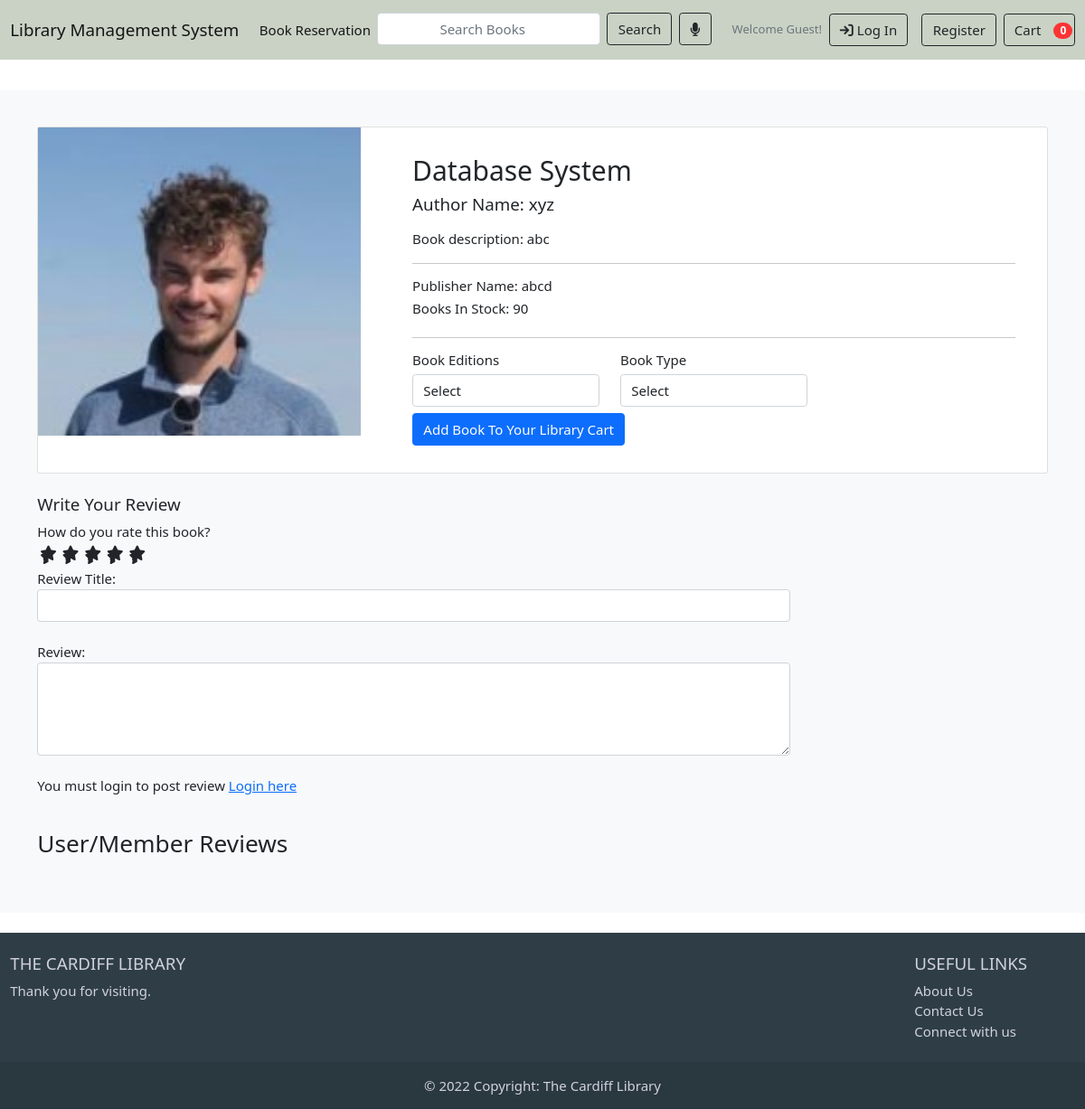
The app's page /bookstore/genre/text-book/da/ with its own data.
### bookstore/models.py (models this page shows, shortened)
class Book(models.Model):
    book_title      = models.CharField(max_length=200, unique=True)
    slug            = models.SlugField(max_length=200, unique=True)
    description     = models.TextField(max_length=500, blank=True)
    author_name     = models.CharField(max_length=200, blank=True)
    publisher_name  = models.CharField(max_length=200, blank=True)
    price           = models.IntegerField(default=1,blank=True)
    Images          = models.ImageField(upload_to='photos/books')
    stock           = models.IntegerField()
    is_available    = models.BooleanField(default=True)
    genre           = models.ForeignKey(Genre, on_delete=models.CASCADE)
    created_date    = models.DateTimeField(auto_now_add=True)
    modified_date   = models.DateTimeField(auto_now=True)

### bookstore/views.py (the view)
# urls.py: path('genre/<slug:genre_slug>/<slug:book_slug>/',views.book_detail,name='book_detail'),
def book_detail(request, genre_slug, book_slug):
    try:
        single_book = Book.objects.get(genre__slug=genre_slug, slug=book_slug)
        in_cart = CartItem.objects.filter(cart__cart_id=_cart_id(request), book=single_book).exists()
    except Exception as e:
        raise e
    context={
        'single_book':single_book,
        'in_cart':in_cart,
    }
    return render(request,'bookstores/book_detail.html',context)

### bookstore/models.py (called while the page is built)
    def editions(self):
        return super(VariationManager,self).filter(variation_category='edition', is_active=True)

    def types(self):
        return super(VariationManager,self).filter(variation_category='type', is_active=True)

### carts/context_processors.py (called while the page is built)
def counter(request):
    cart_count = 0
    if 'admin' in request.path:
        return{}
    else:
        try:
            cart = Cart.objects.filter(cart_id=_cart_id(request))
            if request.user.is_authenticated:
                cart_items=CartItem.objects.all().filter(user=request.user)
            else:
                cart_items = CartItem.objects.all().filter(cart = cart[:1])
            for cart_item in cart_items:
                cart_count +=cart_item.quantity
        except Cart.DoesNotExist:
            cart_count = 0
    return dict(cart_count=cart_count)

### carts/views.py (called while the page is built)
def _cart_id(request):
    cart = request.session.session_key
    if not cart:
        cart = request.session.create()
    return cart

### genre/context_processors.py (called while the page is built)
def menu_links(request):
    links = Genre.objects.all()
    return dict(links=links)

### templates/bookstores/book_detail.html (shortened to what this page needs)
{%extends 'base.html'%}
{%load static%}
{%block content%}
<html>
<head>
	<link href="{%static 'css/ui.css'%}" rel="stylesheet" type="text/css" />
	<link href="{%static 'css/custom.css'%}" rel="stylesheet" type="text/css" />
	<link
		href="{%static 'css/responsive.css'%}"
		rel="stylesheet"
		media="only screen and (max-width: 1200px)"
	/>
</head>
<body>
<section class="section-content padding-y bg" style="margin-top:100px">
<div class="container">
<div class="card">
	<div class="row no-gutters">
		<aside class="col-md-4">
<article class="gallery-wrap">
	<div >
	   <a href="#"><img src="{{single_book.Images.url}}" style="width:100%;height: 100%; object-fit: contain;" alg="Book Image"></a>
	</div>
</article>
		</aside>
		<main class="col-md-8 border-left">
<form action="{%url 'add_cart' single_book.id%}" method="POST" >
<article class="content-body">
<h2>{{single_book.book_title}}</h2>
<div class="mb-3">
	<var class="h5">Author Name: {{single_book.author_name}}</var>
</div>
<p>Book description: {{single_book.description}}</p>
<hr>
	<div class="row">
		<div>
			<h6>Publisher Name: {{single_book.publisher_name}}</h6>
	</div>
	<div class="row">
		<div>
			<h6>Books In Stock: {{single_book.stock}}</h6>
		</div>
	</div>
  <div>
<hr>
		<div class="row">
			<div class="col-md-4">
				<h6>Book Editions</h6>
				 <select name="edition" class="form-control" required>
					 <option value="" disabled selected>Select</option>
				 </select>
			</div>
				<div class="col-md-4">
					<h6>Book Type</h6>
					 <select name="type" class="form-control" required>
						 <option value="" disabled selected>Select</option>
					 </select>
				</div>
		</div>
    {% if single_book.stock <= 0 %}
    <h5 class="text text-danger">Book Not in Stock</h5>
		 {%else%}
		  <button type="submit" href="" class="btn  btn-primary mt-2">Add Book To Your Library Cart </button>
			{%endif%}
</article>
</form>
		</main>
	</div>
</div>
<br>
<div class="row">
			<div class="col-md-9">
	<form action="{%url 'submit_review' single_book.id %}" method="POST">
	 <h5>Write Your Review</h5>
	 <div>
		 <label> How do you rate this book?</label>
		 <br>
		 <div class="rate">
			 <input type="radio" name="rating" id="rating10" value="5" required/> <label for="rating10" title="5"></label>
			 <input type="radio" name="rating" id="rating8" value="4" required/><label for="rating8" title="4"></label>
			 <input type="radio" name="rating" id="rating6" value="3" required/><label for="rating6" title="3"></label>
			 <input type="radio" name="rating" id="rating4" value="2" required/><label for="rating4" title="2"></label>
			 <input type="radio" name="rating" id="rating2" value="1" required/><label for="rating2" title="1"></label>
			 </div>
			 <br>
		 Review Title:
		 <input type="text" class="form-control" name="subject">
		 <br>
		 Review:
		 <textarea name="review" rows="4" class="form-control"></textarea>
		 <br>
		 {%if user.is_authenticated %}
		 <input type="submit" value="Submit Reivew" class="btn btn-primary">
		 {%else %}
		 <p>You must login to post review <span><a href="{%url 'login'%}">Login here</a></span></p>
		 {%endif%}
		</div>
	</form>
  <br>
		<header class="section-heading">
			<h3>User/Member Reviews </h3>
		</header>
	</div>
</div>
</div>
</section>
{%endblock%}

### static/css/ui.css (style rules this page uses)
html { font-family: "Inter", sans-serif; font-size: 15px; }
.content-body { flex: 1 1 auto; padding: 2rem 2.3rem; }
.padding-y { padding-top: 40px; padding-bottom: 40px; }
var { font-style: normal; }
article:after, .form-group:after { display: block; clear: both; content: ""; }
.bg { background-color: #f8f9fa; }
.section-heading { margin-bottom: 20px; margin-top: 15px; }
p:last-child { margin-bottom: 0; }

### static/css/custom.css (style rules this page uses)
.rate { display:inline-block; border:0; }
.rate>label { float:right; }
.rate > label:before { display: inline-inline-block; font-size: 1.1rem; font-family: FontAwesome; content:"\f005"; margin:0; padding:0.3rem .2rem; cursor:pointer; }

### templates/includes/navbar.html (style rules this page uses)
input { border: 1px solid rgb(46, 189, 235); border-radius: 3px; font-size: 1em; outline: none; padding: .2em .4em; width: 60px; text-align: center; }
select { vertical-align: middle; line-height: 1; padding: 2px 5px; height: auto; font-size: inherit; margin: 0; }

### records on screen
Book: Images (picture), book_title "Database System", author_name "xyz", description "abc", publisher_name "abcd", stock "90"

### other values on screen
{{ cart_count }} "0"
